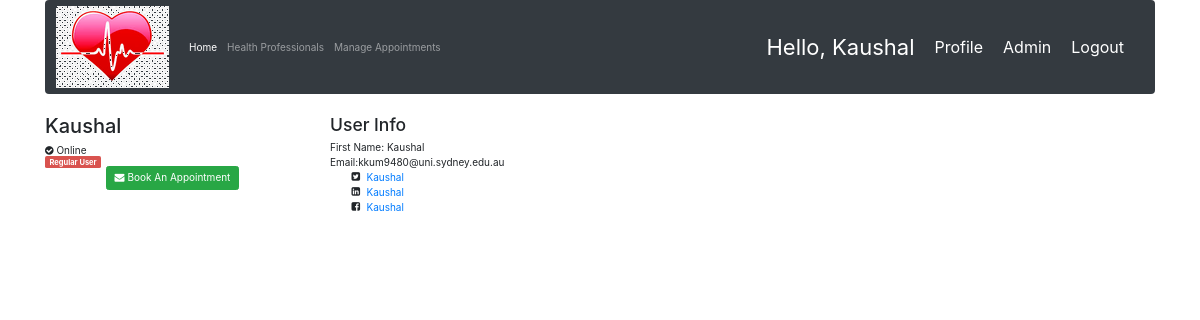
/view-profile/ (signed in), run on an earlier commit of the app's database.
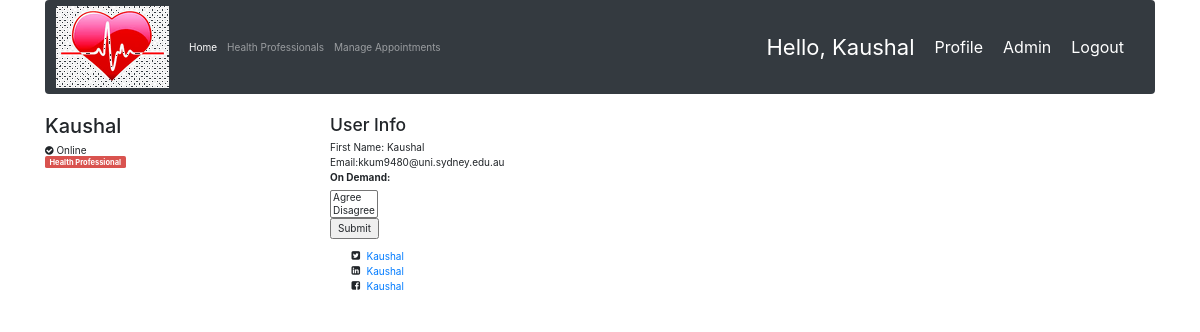
And on a later commit of the database.
### features/views.py (the view, shortened to what this page needs)
# urls.py: path('view-profile/', EditProfileView.as_view(), name='profile'),
class EditProfileView(TemplateView):
    login_required = True
    template_name = "profile.html"

### features/models.py (called while the page is built)
    def __str__(self):
        return self.username

### features/templates/profile.html (shortened to what the changed rows need)
<div id="snippetContent">
    <link rel="stylesheet"
          href="https://netdna.bootstrapcdn.com/bootstrap/3.3.7/css/bootstrap.min.css">
    <link href="https://maxcdn.bootstrapcdn.com/font-awesome/4.3.0/css/font-awesome.min.css"
          rel="stylesheet">
    <link rel="stylesheet"
          href="https://stackpath.bootstrapcdn.com/bootstrap/4.3.1/css/bootstrap.min.css"
>
    <div class="container bootstrap snippets bootdeys">
        <div class="row" id="user-profile">
            <div class="col-lg-3 col-md-4 col-sm-4">
                <div class="main-box clearfix">
                    <h2>{{user.username}}</h2>
                    {% if request.user.professional == True %}
                    <div class="profile-label">
                        <span class="label label-danger"> Health Professional</span>
                    </div>
                    {% else %}
                     <div class="profile-label">
                        <span class="label label-danger"> Regular User</span>
                    </div>
                    {% endif %}
                    {% if request.user.professional == False %}
                    <div class="profile-message-btn center-block text-center">
                        <a href="{% url 'appointment'%}" class="btn btn-success">
                            <i class="fa fa-envelope"></i> Book An Appointment </a>
                    </div>
                    {% endif %}
                </div>
            </div>
            <div class="col-lg-9 col-md-8 col-sm-8">
                <div class="row profile-user-info">
                    <div class="col-sm-8">
                        <div class="profile-user-details clearfix">
                        {% if request.user.professional == True %}
                        <form class="form-card" method="POST" action="{% url 'profile' %}">
                            <div>
                                    <label for="preference">On Demand:</label>
                                    <br>
                                    <select id="preference" name="preference" size="2">
                                      <option value="Agree">Agree</option>
                                      <option value="Disagree">Disagree</option>
                                    </select>
                            </div>
                            <div>
                                <input type="submit" name="submit">
                            </div>
                        </form>
                        {% endif %}
                    </div>
                </div>
            </div>
        </div>
    </div>
</div>
</div>

What changed in the data, as far as the page shows it:
changed Person "Kaushal": professional False → True (drawn)
Also different on the page:
form field preference: (not shown) → "Agree / Disagree"
text no longer shown: "Regular User Book An Appointment"
text now shown: "Health Professional On Demand:"
